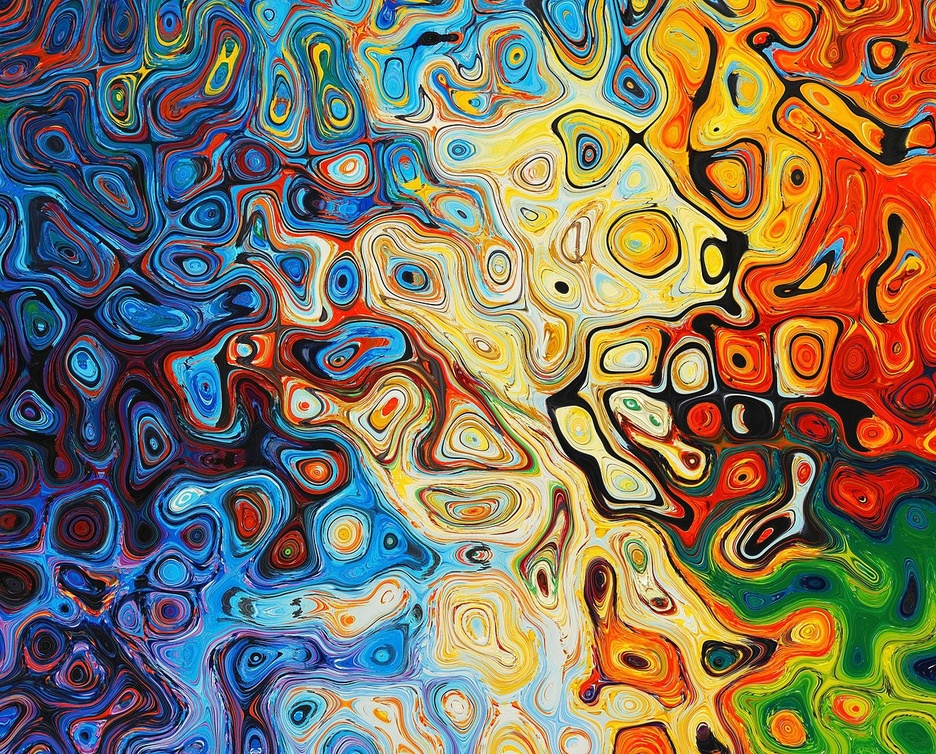
#> input picture Photos/texture.jpg, 936 x 754 px, shrunk from 1280 x 1032 before the run
$ python histogram.py
#> lines starting #> are read from the running program, lines starting #| are printed output that depends on the picture; after the words box and inside, x2 and y2 are one past the last pixel; in counts of white or black regions, pixels touching at a corner belong together
import cv2 as cv
import matplotlib.pyplot as plt
import numpy as np

img = cv.imread('Photos/texture.jpg')
#> img is the input picture: shape (754, 936, 3); mean B, G, R 96, 116.3, 127.2
cv.imshow("Texture",img)

blank = np.zeros(img.shape[:2], dtype='uint8')

# gray = cv.cvtColor(img,cv.COLOR_BGR2GRAY)  # histogram shows color intensities
# cv.imshow('Gray',gray)  # of the image

mask = cv.circle(blank,(img.shape[1]//2, img.shape[0]//2), 100, 255, -1)
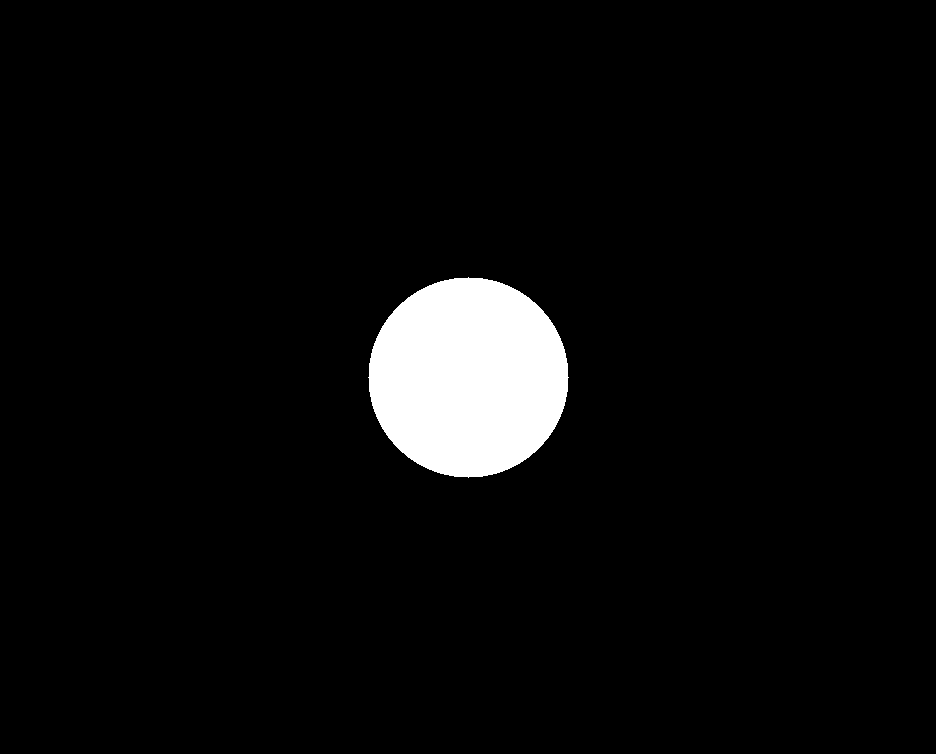
#> blank: shape (754, 936); 4.5% white; 1 white region, box (x1, y1, x2, y2) and area: (368, 277, 569, 478) 31417

masked = cv.bitwise_and(img,img,mask=mask)
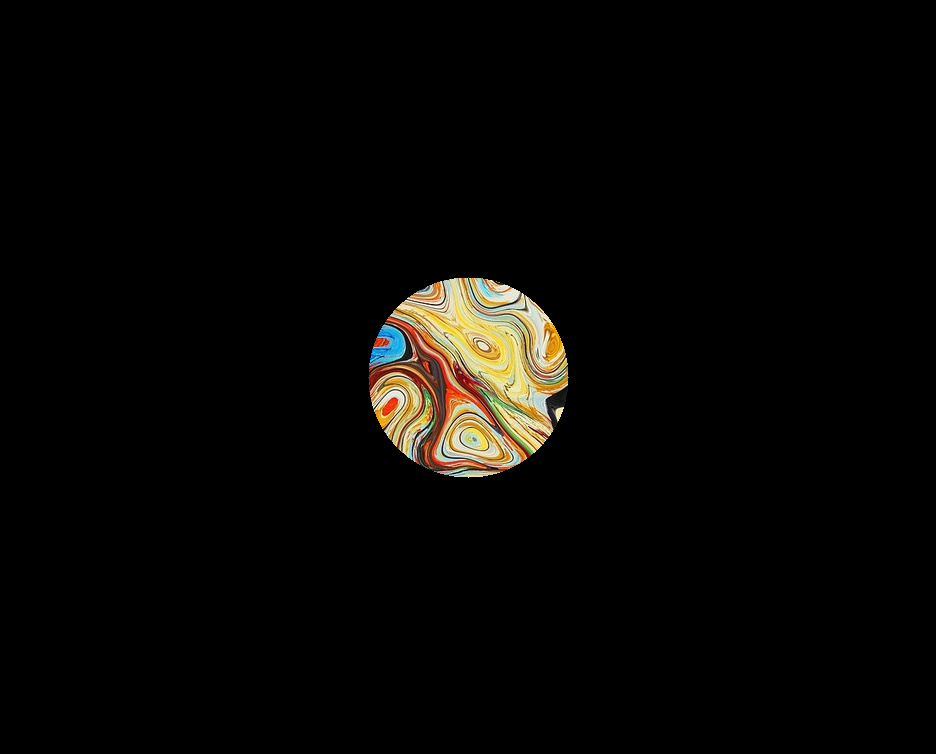
#> masked: shape (754, 936, 3); mean B, G, R 4.8, 6.9, 8
cv.imshow('Mask', masked)

# [12 lines of commented-out code are left out]
plt.figure()
plt.title("Color Histogram")
plt.xlabel("Bins")
plt.ylabel("# of pixels")
colors = ('b','g','r')
for i,col in enumerate(colors):
    hist = cv.calcHist([img], [i], mask, [256], [0,256])
    plt.plot(hist, color=col)
    plt.xlim([0,256])

plt.show # err

cv.waitKey(0)
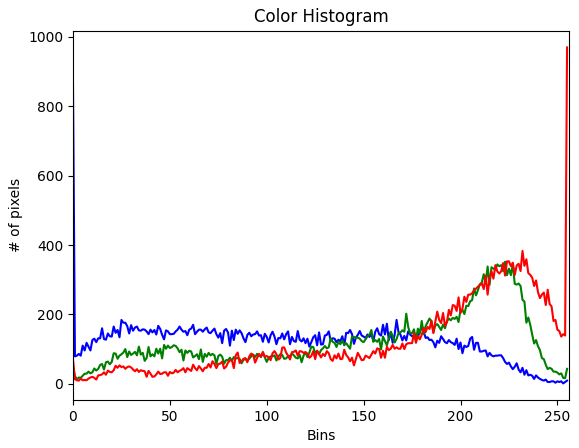
#> figure drawn by matplotlib, 1 panel; curve peaks at x = 0, y = 858; curve peaks at x = 223, y = 352; curve peaks at x = 255, y = 970

$ run again, with Photos/planet-ge1ea5ac7f_1280.jpg copied over Photos/texture.jpg
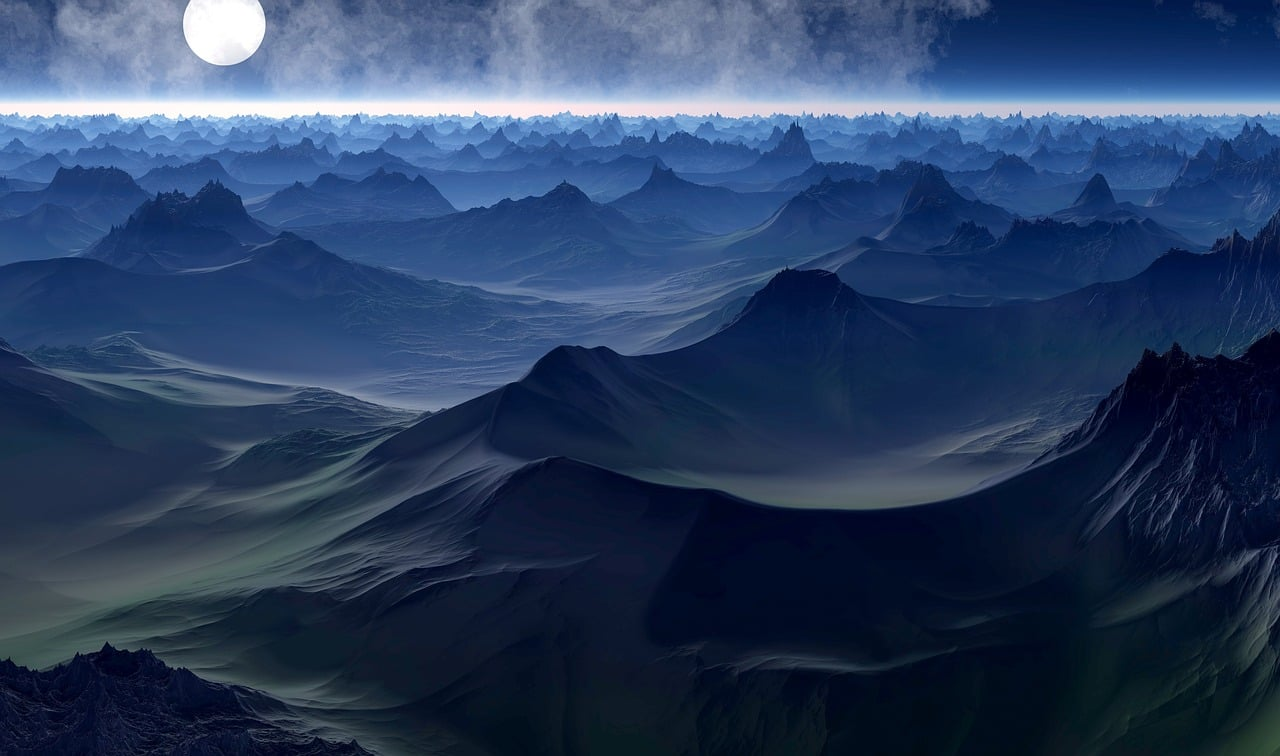
#> input picture Photos/planet-ge1ea5ac7f_1280.jpg, 1280 x 756 px
#> img is the input picture: shape (756, 1280, 3); mean B, G, R 97, 63.4, 42.4
#> `mask = cv.circle(blank,(img.shape[1]//2, img.shape[0]//2), 100, 255, -1)`:
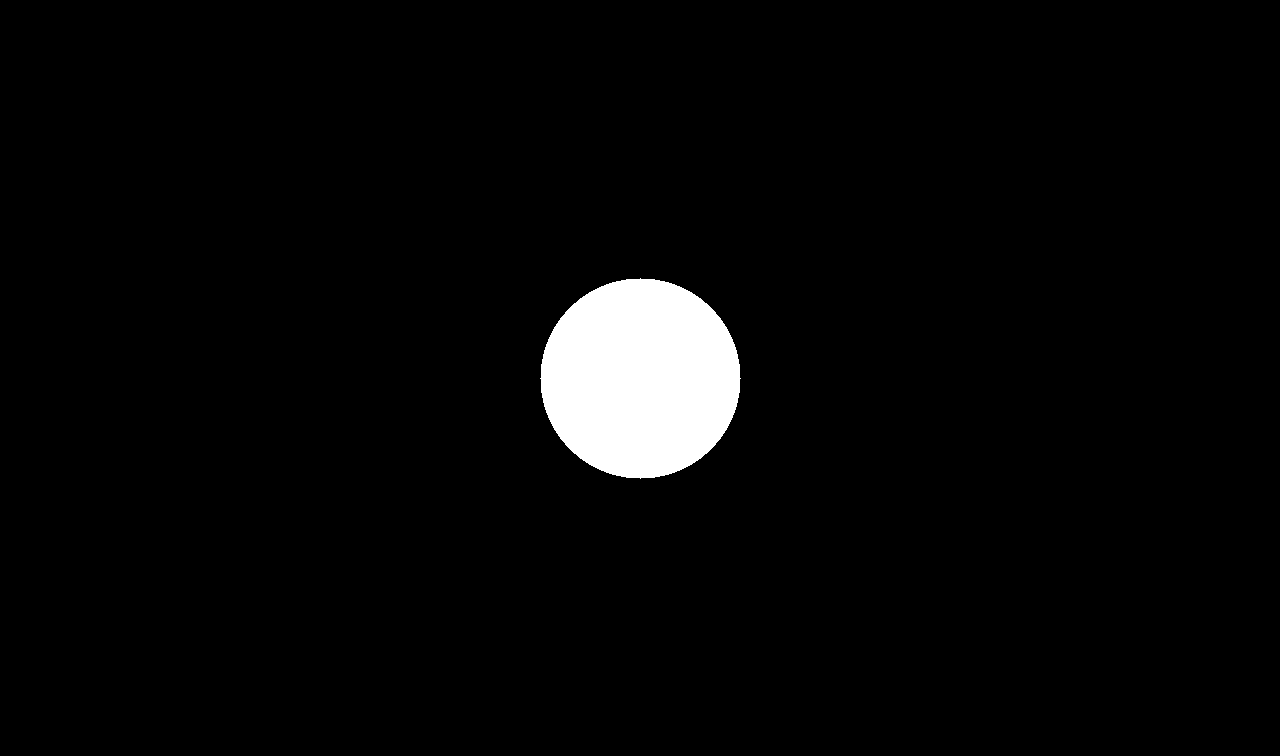
#> blank: shape (756, 1280); 3.2% white; 1 white region, box (x1, y1, x2, y2) and area: (540, 278, 741, 479) 31417
#> `cv.waitKey(0)`:
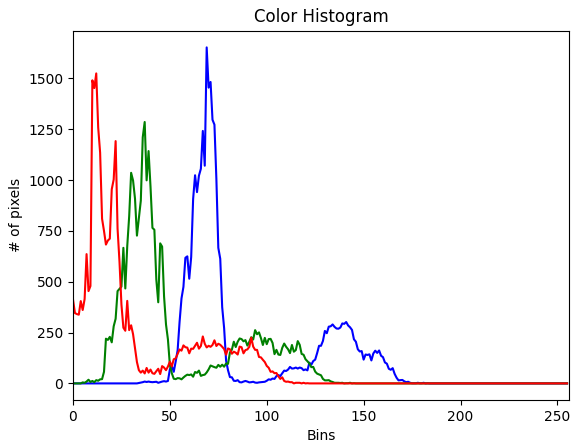
#> figure drawn by matplotlib, 1 panel; curve peaks at x = 69, y = 1653; curve peaks at x = 37, y = 1286; curve peaks at x = 12, y = 1525

$ run again, with Photos/shuttleCock.jpg copied over Photos/texture.jpg
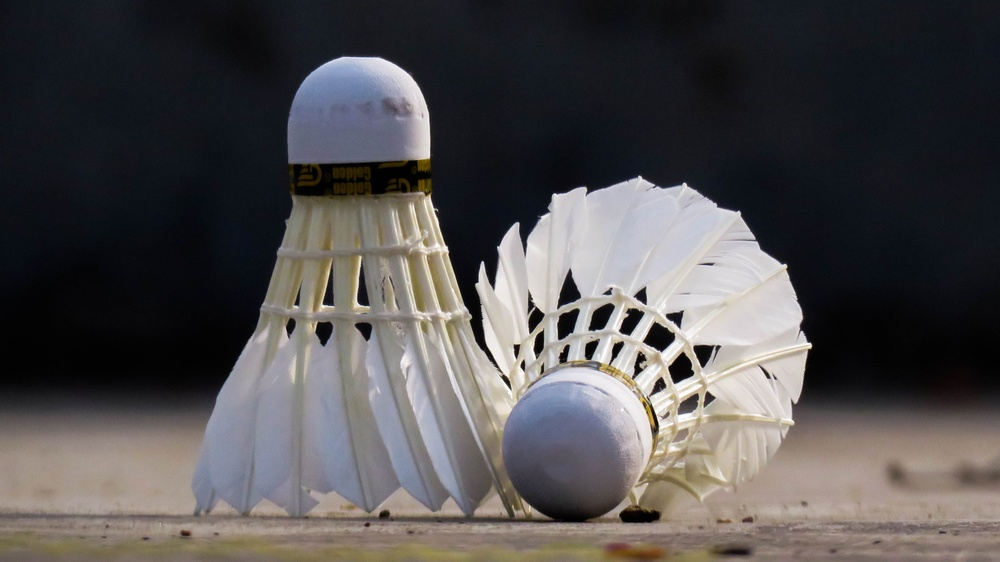
#> input picture Photos/shuttleCock.jpg, 1000 x 562 px, shrunk from 4466 x 2512 before the run
#> img is the input picture: shape (562, 1000, 3); mean B, G, R 78.9, 78.4, 81.1
#> `mask = cv.circle(blank,(img.shape[1]//2, img.shape[0]//2), 100, 255, -1)`:
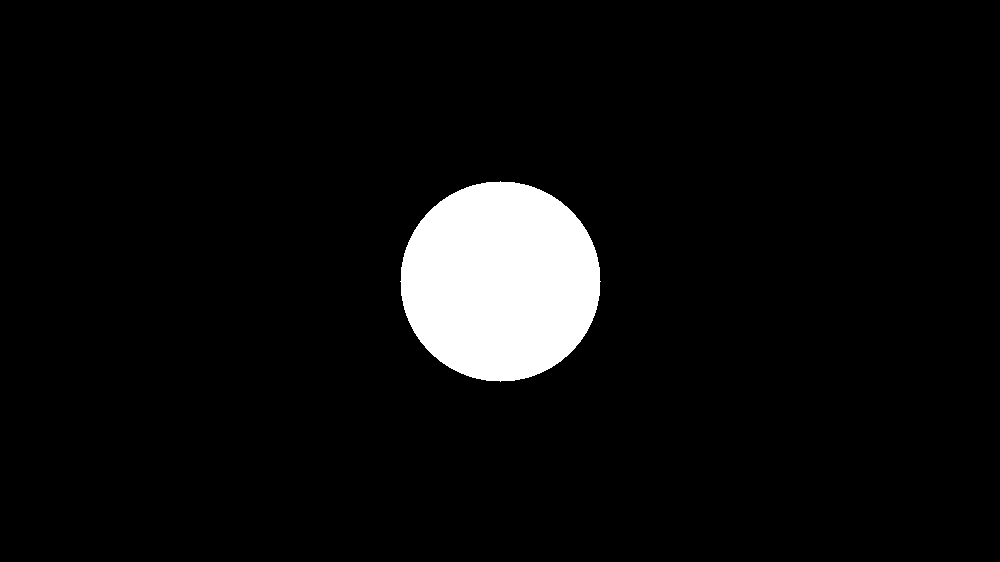
#> blank: shape (562, 1000); 5.6% white; 1 white region, box (x1, y1, x2, y2) and area: (400, 181, 601, 382) 31417
#> `cv.waitKey(0)`:
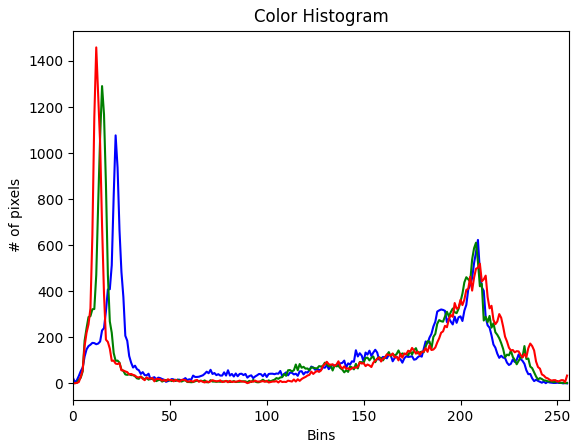
#> figure drawn by matplotlib, 1 panel; curve peaks at x = 22, y = 1077; curve peaks at x = 15, y = 1291; curve peaks at x = 12, y = 1459
